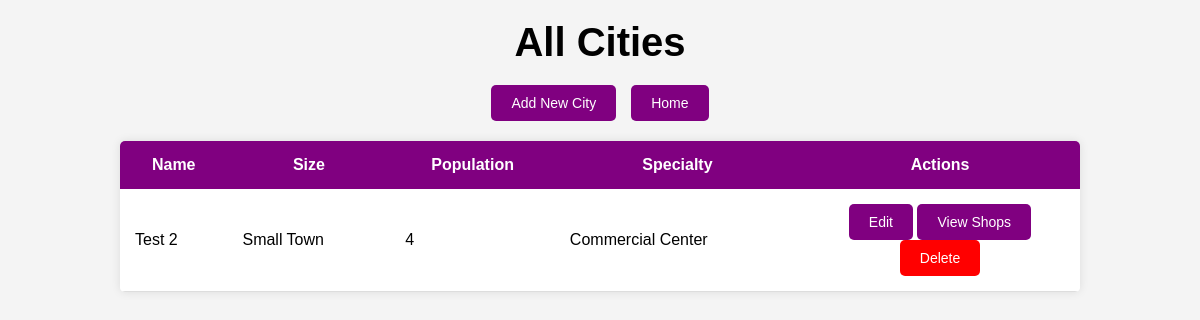
Before: /cities/ with the older database file.
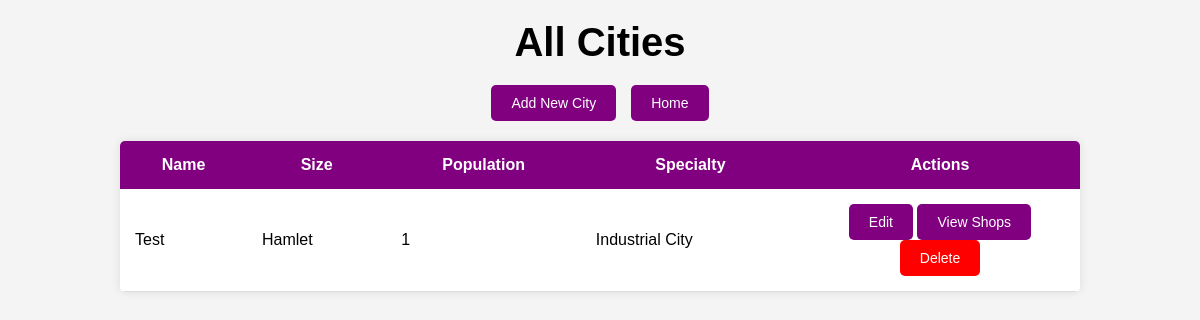
After: the same page with the newer database file.
### app/models.py (models this page shows, shortened)
class City(db.Model):
    __tablename__ = "cities"
    city_id = db.Column(db.Integer, primary_key=True)
    name = db.Column(db.String(100), nullable=False, index=True)
    size = db.Column(db.String(50))
    population = db.Column(db.Integer)
    region = db.Column(db.String(100), index=True)
    shops = db.relationship("Shop", secondary=shop_cities, back_populates="cities", cascade="all, delete")

### app/routes/city_routes.py (the view)
@city_bp.route("/")
def home():
    print("[DEBUG] Fetching all cities")
    cities = City.query.all()
    return render_template("GM_view_cities.html", cities=cities)

### app/templates/GM_view_cities.html (shortened to what this page needs)
<!DOCTYPE html>
<html>
<head>
</head>
<body>
    <h1>All Cities</h1>
    <div class="button-container">
        <button class="button" onclick="navigateTo('{{ url_for("city.add_city") }}')">Add New City</button>
        <button class="button" onclick="navigateTo('/')">Home</button>
    </div>
    <table>
        <thead>
            <tr>
                <th>Name</th>
                <th>Size</th>
                <th>Population</th>
                <th>Specialty</th>
                <th>Actions</th>
            </tr>
        </thead>
        <tbody>
            {% for city in cities %}
            <tr>
                <td>{{ city.name }}</td>
                <td>{{ city.size }}</td>
                <td>{{ city.population }}</td>
                <td>{{ city.region }}</td>
                <td class="actions">
                    <button class="button" onclick="navigateTo('{{ url_for('city.edit_city', city_id=city.city_id) }}')">Edit</button>
                    <button class="button" onclick="navigateTo('{{ url_for('shop.view_city_shops', city_id=city.city_id) }}')">View Shops</button>
                    <form method="POST" action="{{ url_for('city.delete_city', city_id=city.city_id) }}" style="display:inline;">
                        <button type="submit" class="button" style="background-color: red;">Delete</button>
                    </form>
                </td>
            </tr>
            {% endfor %}
        </tbody>
    </table>
</body>
</html>

### app/templates/GM_view_cities.html (style rules this page uses)
body { display: flex; flex-direction: column; align-items: center; justify-content: flex-start; height: 100vh; margin: 0; font-family: Arial, sans-serif; background-color: #f4f4f4; }
h1 { font-size: 2.5rem; color: black; margin-top: 20px; margin-bottom: 20px; }
.button-container { display: flex; justify-content: center; gap: 15px; margin-bottom: 20px; }
.button { background-color: purple; color: white; border: none; padding: 10px 20px; border-radius: 5px; font-size: 14px; cursor: pointer; transition: background-color 0.3s, transform 0.3s; }
table { width: 80%; border-collapse: collapse; margin-bottom: 20px; background-color: white; border-radius: 5px; overflow: hidden; box-shadow: 0 0 10px rgba(0, 0, 0, 0.1); }
th { background-color: purple; color: white; padding: 15px; }
td { padding: 15px; text-align: left; border-bottom: 1px solid #ddd; }
td.actions { text-align: center; vertical-align: middle; width: 250px; }
tr:nth-child(odd) { background-color: white; }

Changed rows visible on the page:
removed City: name "Test 2", size "Small Town", population "4", region "Commercial Center"
added City: name "Test", size "Hamlet", population "1", region "Industrial City"
